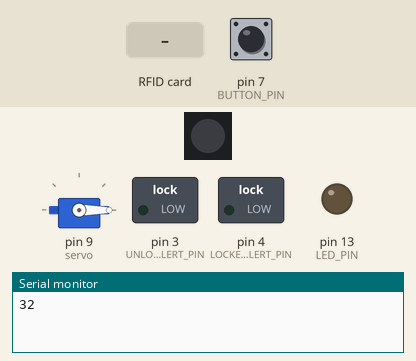
The sketch below on a simulated Arduino Uno, built with avr-gcc and run on an emulated ATmega328P. Parts: servo, 1 RGB LEDs in strip order, left to right, switched loads named in the sketch (green lamp = pin HIGH), output pins drawn as LEDs (lit = HIGH), the last lines printed to the serial monitor. The inputs (shaded band) are chosen by the test bench; at power-on: pin 7 (BUTTON_PIN) LOW. Dim RGB values are drawn brighter than linear.

Above: at 1.2 s.
1.3 s: RFID card 5E 7A 19 C4 held to the reader
At 2.2 s:
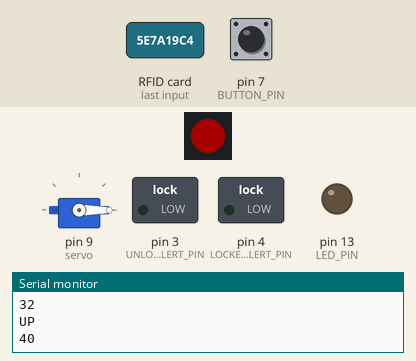
2.8 s: RFID card 5E 7A 19 C4 held to the reader
At 3.2 s:
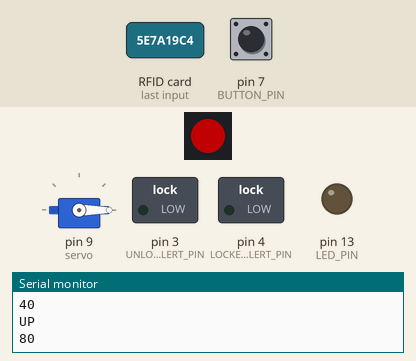
Timing chart, 0 to 5.8 s (numbered marks = the images above; inputs shaded):
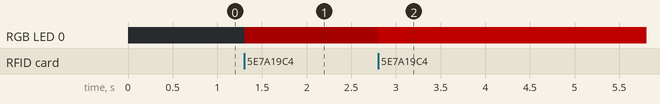

Measured:
- after the input at 1.3 s, RGB LED 0: off → RGB(40, 0, 0) at once
- after the input at 2.8 s, RGB LED 0: RGB(40, 0, 0) → RGB(80, 0, 0) at once

The sketch:

firmware.ino
```cpp
/*
 * Based heavily on Adafruit's example sketch for reading NFC input.
 * https://learn.adafruit.com/adafruit-pn532-rfid-nfc/faq
 */

#include <Adafruit_PN532.h>
#include <Adafruit_NeoPixel.h>
#include <Wire.h>
#include <SPI.h>

#include <Servo.h>
#include "authorized_ids.h"

#define IRQ 6
#define RESET 8

Servo servo;

const int LOCKED_POS = 45;
const int UNLOCKED_POS = 0;
const int BUTTON_PIN = 7;
const int LOCKED_ALERT_PIN = 4;
const int UNLOCKED_ALERT_PIN = 3;
const int LED_PIN = 13;
const int NEO_PIN = 10;
const int NUM_PIXELS = 1;
const int FADE_DELAY = 1;
int ALERT_PIN;

int buttonState = 0;
bool locked = false;
unsigned digit = 0;
char val = 0;

const String UP = "UP";
const String DOWN = "DOWN";
int i = 0;
String direction = UP;

Adafruit_PN532 nfc(IRQ, RESET);
Adafruit_NeoPixel strip = Adafruit_NeoPixel(NUM_PIXELS, NEO_PIN, NEO_GRB + NEO_KHZ800);

void setup() {
  Serial.begin(9600);

  servo.attach(9);

  nfc.begin();

  uint32_t versiondata = nfc.getFirmwareVersion();
  if (! versiondata) {
    Serial.print("Didn't find PN53x board");
    while (1); // halt
  }
  Serial.println((versiondata>>24) & 0xFF, HEX);

  // Set the max number of retry attempts to read from a card
  // This prevents us from waiting forever for a card, which is
  // the default behaviour of the PN532.
  nfc.setPassiveActivationRetries(1);

  nfc.SAMConfig();

  servo.write(UNLOCKED_POS);

  pinMode(LED_PIN, OUTPUT);
  pinMode(BUTTON_PIN, INPUT);
  pinMode(LOCKED_ALERT_PIN, OUTPUT);
  pinMode(UNLOCKED_ALERT_PIN, OUTPUT);

  digitalWrite(LOCKED_ALERT_PIN, LOW);
  digitalWrite(UNLOCKED_ALERT_PIN, LOW);

  strip.begin();
  strip.show();
}

void feedback(bool lockedState) {
  ALERT_PIN = lockedState ? LOCKED_ALERT_PIN : UNLOCKED_ALERT_PIN;

  digitalWrite(LED_PIN, HIGH);
  digitalWrite(ALERT_PIN, HIGH);

  delay(500);

  digitalWrite(LED_PIN, LOW);
  digitalWrite(ALERT_PIN, LOW);
}

void toggle(bool lockedState) {
  if (lockedState) {
    servo.write(UNLOCKED_POS);
    locked = false;
    delay(500);
  } else {
    servo.write(LOCKED_POS);
    locked = true;
    delay(500);
  }
}

void loop() {
  checkButton();
  checkNFIC();

  if (locked) {
    strip.setPixelColor(0, strip.Color(0, 255, 0));
    strip.show();
  } else {
    flashUnlockedWarning();
  }
}

void checkButton() {
  buttonState = digitalRead(BUTTON_PIN);

  if (buttonState == HIGH) {
    toggle(locked);
    feedback(locked);
  }
}

void checkNFIC() {
  uint8_t success;
  uint8_t uid[] = { 0, 0, 0, 0, 0, 0, 0 };
  uint8_t uidLength;

  success = nfc.readPassiveTargetID(PN532_MIFARE_ISO14443A, uid, &uidLength);

  uint32_t cardidentifier = 0;

  if (success) {
    int isAuthorized = 0;

    cardidentifier = uid[3];
    cardidentifier <<= 8; cardidentifier |= uid[2];
    cardidentifier <<= 8; cardidentifier |= uid[1];
    cardidentifier <<= 8; cardidentifier |= uid[0];

    // Check if authorized
    for (int i = 0; i < 6; i++) {
      if (authorizedIDs[i] == cardidentifier) {
        isAuthorized = 1;
      }
    }

    if (isAuthorized) {
      toggle(locked);
      feedback(locked);
    }
  }
}

int setPixelIntensity() {
  if (i >= 250 && direction == UP) {
    direction = DOWN;
  } else if (i <= 0 && direction == DOWN) {
    direction = UP;
  }

  if (direction == UP) {
    return i + 40;
  } else {
    return i - 40;
  }
}

void flashUnlockedWarning() {
  i = setPixelIntensity();

  Serial.println(direction);
  Serial.println(i);

  strip.setPixelColor(0, strip.Color(i, 0, 0));
  strip.show();

  delay(FADE_DELAY);
}
```

authorized_ids.h
```cpp
const unsigned long int authorizedIDs[5] = {
  4200542724,
  4064758610,
  1389804548,
  1389030148,
  1388407300
};
```
